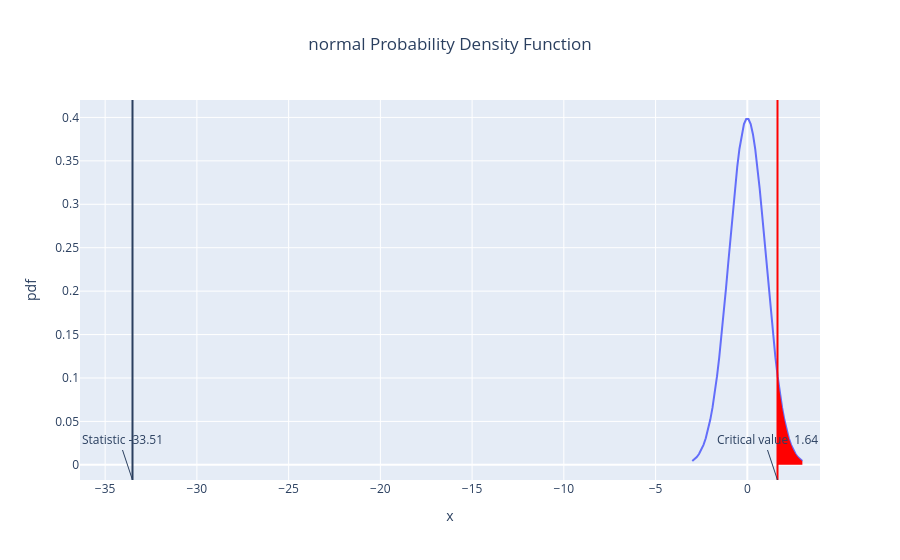

The notebook cell saved with this chart:
### Code cell
show_statistical_test(Z, alpha, df, distribution="normal", alternative="greater")
